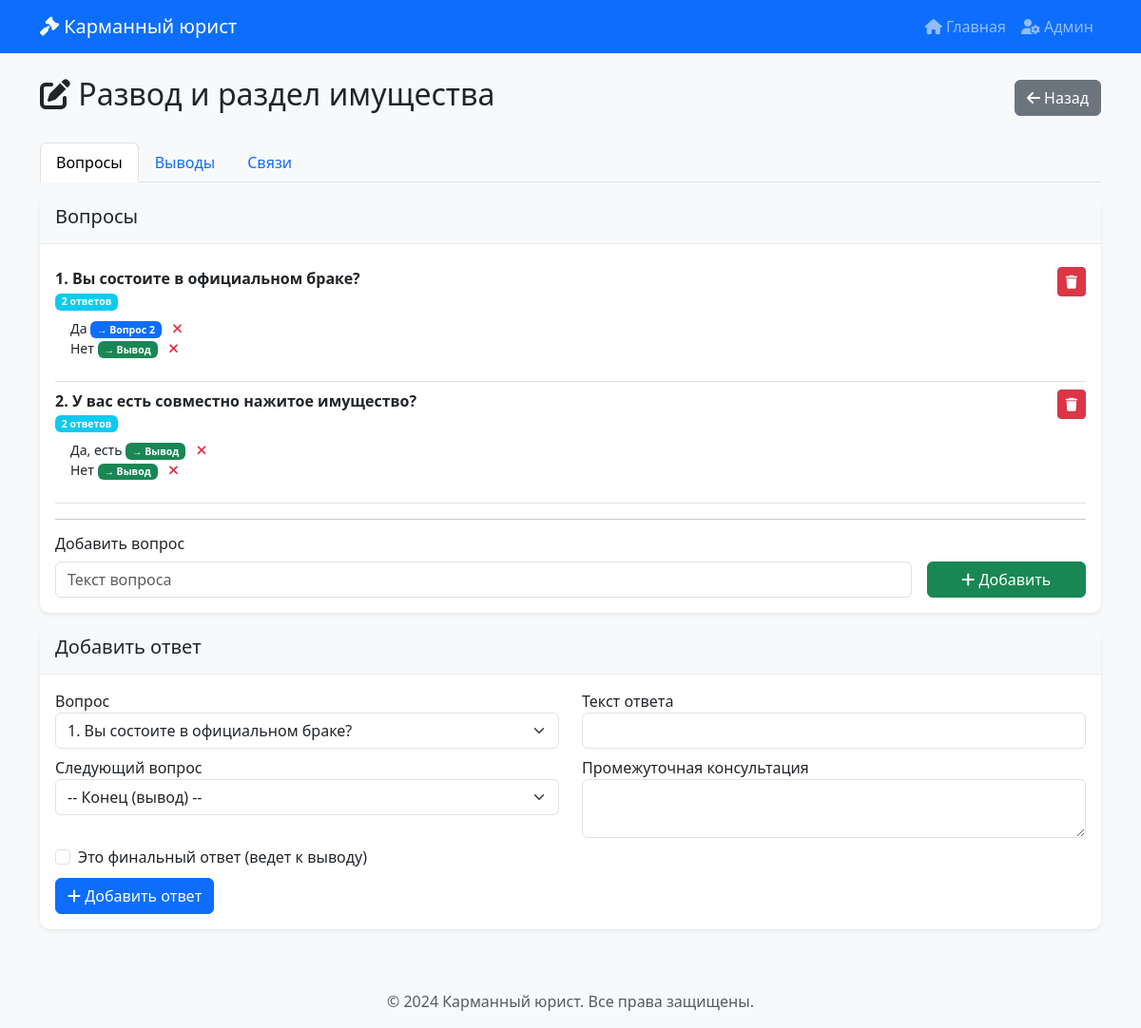
Screenshot of /admin-questionnaire/4/ (signed in) with the database file from the repository.
### core/models.py (models this page shows, shortened)
class Questionnaire(models.Model):
    direction = models.ForeignKey(
        LegalDirection,
        on_delete=models.CASCADE,
        verbose_name='Направление',
        related_name='questionnaires'
    )
    name = models.CharField('Название опросника', max_length=200)
    description = models.TextField('Описание', blank=True)
    is_active = models.BooleanField('Активен', default=True)
    created_at = models.DateTimeField('Дата создания', auto_now_add=True)
    updated_at = models.DateTimeField('Дата обновления', auto_now=True)
    views_count = models.PositiveIntegerField('Просмотров', default=0)  # Добавить
    completions_count = models.PositiveIntegerField('Завершений', default=0)
    class Meta:
        verbose_name = 'Опросник'
        verbose_name_plural = 'Опросники'
        ordering = ['-created_at']

class Question(models.Model):
    questionnaire = models.ForeignKey(
        Questionnaire,
        on_delete=models.CASCADE,
        verbose_name='Опросник',
        related_name='questions'
    )
    order = models.PositiveIntegerField('Порядковый номер')
    text = models.TextField('Текст вопроса')
    help_text = models.TextField('Подсказка', blank=True, help_text='Дополнительная информация к вопросу')
    is_required = models.BooleanField('Обязательный', default=True)
    created_at = models.DateTimeField('Дата создания', auto_now_add=True)
    class Meta:
        verbose_name = 'Вопрос'
        verbose_name_plural = 'Вопросы'
        ordering = ['order']
        unique_together = ['questionnaire', 'order']

class Answer(models.Model):
    ANSWER_TYPES = [
        ('single', 'Одиночный выбор'),
        ('multiple', 'Множественный выбор'),
    ]
    question = models.ForeignKey(
        Question,
        on_delete=models.CASCADE,
        verbose_name='Вопрос',
        related_name='answers'
    )
    text = models.CharField('Текст ответа', max_length=200)
    answer_type = models.CharField('Тип ответа', max_length=10, choices=ANSWER_TYPES, default='single')
    intermediate_text = models.TextField(
        'Промежуточная консультация',
        help_text='Показывается пользователю сразу после выбора ответа'
    )
    next_question = models.ForeignKey(
        Question,
        on_delete=models.SET_NULL,
        null=True,
        blank=True,
        related_name='previous_answers',
        verbose_name='Следующий вопрос'
    )
    order = models.PositiveIntegerField('Порядок', default=0)
    is_final = models.BooleanField('Финальный ответ (ведет к выводу)', default=False)
    class Meta:
        verbose_name = 'Вариант ответа'
        verbose_name_plural = 'Варианты ответов'
        ordering = ['order']

### core/views.py (the view, shortened to what this page needs)
# urls.py: path('admin-questionnaire/<int:q_id>/', views.admin_questionnaire, name='admin_questionnaire'),
@login_required
def admin_questionnaire(request, q_id):
    questionnaire = get_object_or_404(Questionnaire, id=q_id)
    questions = Question.objects.filter(questionnaire=questionnaire).order_by('order')
    conclusions = Conclusion.objects.filter(questionnaire=questionnaire).order_by('order')
    all_questions = questions
    context = {
        'questionnaire': questionnaire,
        'questions': questions,
        'conclusions': conclusions,
        'all_questions': all_questions,
    }
    return render(request, 'admin/questionnaire_edit.html', context)

### core/templates/admin/questionnaire_edit.html (shortened to what this page needs)
{% extends 'base.html' %}
{% block content %}
<div class="container mt-4">
    <div class="d-flex justify-content-between align-items-center mb-4">
        <h2><i class="fas fa-edit"></i> {{ questionnaire.name }}</h2>
        <div>
            <a href="{% url 'core:admin_dashboard' %}" class="btn btn-secondary">
                <i class="fas fa-arrow-left"></i> Назад
            </a>
        </div>
    </div>
    <ul class="nav nav-tabs" role="tablist">
        <li class="nav-item">
            <a class="nav-link active" data-bs-toggle="tab" href="#questions">Вопросы</a>
        </li>
        <li class="nav-item">
            <a class="nav-link" data-bs-toggle="tab" href="#conclusions">Выводы</a>
        </li>
        <li class="nav-item">
            <a class="nav-link" data-bs-toggle="tab" href="#links">Связи</a>
        </li>
    </ul>
    <div class="tab-content mt-3">
        <div id="questions" class="tab-pane fade show active">
            <div class="card">
                <div class="card-header">
                    <h5>Вопросы</h5>
                </div>
                <div class="card-body">
                    {% for question in questions %}
                    <div class="question-item border-bottom py-2">
                        <div class="d-flex justify-content-between align-items-start">
                            <div>
                                <strong>{{ question.order }}. {{ question.text }}</strong>
                                <div class="text-muted small">
                                    <span class="badge bg-info">{{ question.answers.count }} ответов</span>
                                </div>
                                <ul class="list-unstyled ms-3 mt-2">
                                    {% for answer in question.answers.all %}
                                    <li class="small">
                                        {{ answer.text }}
                                        {% if answer.is_final %}
                                        <span class="badge bg-success">→ Вывод</span>
                                        {% elif answer.next_question %}
                                        <span class="badge bg-primary">→ Вопрос {{ answer.next_question.order }}</span>
                                        {% else %}
                                        <span class="badge bg-secondary">Нет связи</span>
                                        {% endif %}
                                        <a href="{% url 'core:admin_delete_answer' answer.id %}"
                                           class="text-danger ms-2"
                                           onclick="return confirm('Удалить ответ?')">
                                            <i class="fas fa-times"></i>
                                        </a>
                                    </li>
                                    {% endfor %}
                                </ul>
                            </div>
                            <div>
                                <a href="{% url 'core:admin_delete_question' question.id %}"
                                   class="btn btn-sm btn-danger"
                                   onclick="return confirm('Удалить вопрос?')">
                                    <i class="fas fa-trash"></i>
                                </a>
                            </div>
                        </div>
                    </div>
                    {% empty %}
                    <p class="text-muted">Нет вопросов</p>
                    {% endfor %}
                    <hr>
                    <h6>Добавить вопрос</h6>
                    <form method="post" class="row g-3">
                        <div class="col-md-10">
                            <input type="text" name="question_text" class="form-control" placeholder="Текст вопроса" required>
                        </div>
                        <div class="col-md-2">
                            <button type="submit" name="action" value="add_question" class="btn btn-success w-100">
                                <i class="fas fa-plus"></i> Добавить
                            </button>
                        </div>
                    </form>
                </div>
            </div>
            <div class="card mt-3">
                <div class="card-header">
                    <h5>Добавить ответ</h5>
                </div>
                <div class="card-body">
                    <form method="post">
                        <div class="row">
                            <div class="col-md-6">
                                <label>Вопрос</label>
                                <select name="question_id" class="form-select" required>
                                    {% for q in questions %}
                                    <option value="{{ q.id }}">{{ q.order }}. {{ q.text|truncatechars:50 }}</option>
                                    {% endfor %}
                                </select>
                            </div>
                            <div class="col-md-6">
                                <label>Текст ответа</label>
                                <input type="text" name="answer_text" class="form-control" required>
                            </div>
                        </div>
                        <div class="row mt-2">
                            <div class="col-md-6">
                                <label>Следующий вопрос</label>
                                <select name="next_question" class="form-select">
                                    <option value="">-- Конец (вывод) --</option>
                                </select>
                            </div>
                            <div class="col-md-6">
                                <label>Промежуточная консультация</label>
                                <textarea name="intermediate_text" class="form-control" rows="2"></textarea>
                            </div>
                        </div>
                        <div class="row mt-2">
                            <div class="col-md-6">
                                <div class="form-check">
                                    <input type="checkbox" name="is_final" class="form-check-input" id="isFinal">
                                    <label class="form-check-label" for="isFinal">Это финальный ответ (ведет к выводу)</label>
                                </div>
                            </div>
                        </div>
                        <div class="mt-2">
                            <button type="submit" name="action" value="add_answer" class="btn btn-primary">
                                <i class="fas fa-plus"></i> Добавить ответ
                            </button>
                        </div>
                    </form>
                </div>
            </div>
        </div>
    </div>
</div>
{% endblock %}

### core/static/css/style.css (style rules this page uses)
body { font-family: 'Segoe UI', Tahoma, Geneva, Verdana, sans-serif; background-color: #f8f9fa; }
.card { box-shadow: 0 0.125rem 0.25rem rgba(0, 0, 0, 0.075); border: none; border-radius: 10px; }
.card-header { background-color: #f8f9fa; border-bottom: 1px solid #e9ecef; }
.question-item { transition: background-color 0.2s; }

### rows the page displays
Questionnaire: name "Развод и раздел имущества"
Question: order "1", text "Вы состоите в официальном браке?", answers.count "2"
Answer: text "Да", next_question.order "2"
Answer: text "Нет", is_final "→ Вывод"
Question: order "2", text "У вас есть совместно нажитое имущество?", answers.count "2"
Answer: text "Да, есть", is_final "→ Вывод"
Answer: text "Нет", is_final "→ Вывод"

### other values shown
form field question_id "1. Вы состоите в официальном браке?"
